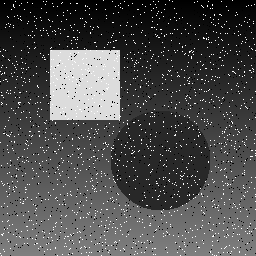
#> input picture sample.png, 256 x 256 px
$ python main.py
#> lines starting #> are read from the running program, lines starting #| are printed output that depends on the picture
### filters_pure_python.py
"""
filters_pure_python.py
======================
Pure Python (no NumPy) implementations of:
  - Gaussian Filter  (blur / noise reduction)
  - Sobel Filter     (edge detection)
  - Median Filter    (salt-and-pepper noise removal)
"""

import math
import time
from PIL import Image


# ---------------------------------------------------------------------------
# Gaussian Filter
# ---------------------------------------------------------------------------
GAUSSIAN_KERNEL = [
    [1, 2, 1],
    [2, 4, 2],
    [1, 2, 1],
]
GAUSSIAN_WEIGHT = 16  # sum of all kernel values


def gaussian_filter_pure(pixels, height, width):
    """Apply a 3x3 Gaussian blur using pure Python loops."""
    output = [[0] * width for _ in range(height)]

    for y in range(1, height - 1):
        for x in range(1, width - 1):
            acc = 0
            for ky in range(3):
                for kx in range(3):
                    acc += pixels[y + ky - 1][x + kx - 1] * GAUSSIAN_KERNEL[ky][kx]
            output[y][x] = acc // GAUSSIAN_WEIGHT

    return output


# ---------------------------------------------------------------------------
# Sobel Filter
# ---------------------------------------------------------------------------
SOBEL_X = [
    [-1, 0, 1],
    [-2, 0, 2],
    [-1, 0, 1],
]

SOBEL_Y = [
    [-1, -2, -1],
    [ 0,  0,  0],
    [ 1,  2,  1],
]


def sobel_filter_pure(pixels, height, width):
    """Apply Sobel edge detection using pure Python loops."""
    output = [[0] * width for _ in range(height)]

    for y in range(1, height - 1):
        for x in range(1, width - 1):
            gx = 0
            gy = 0
            for ky in range(3):
                for kx in range(3):
                    px = pixels[y + ky - 1][x + kx - 1]
                    gx += px * SOBEL_X[ky][kx]
                    gy += px * SOBEL_Y[ky][kx]
            magnitude = int(math.sqrt(gx * gx + gy * gy))
            output[y][x] = min(255, magnitude)

    return output


# ---------------------------------------------------------------------------
# Median Filter
# ---------------------------------------------------------------------------
def median_filter_pure(pixels, height, width):
    """Apply a 3x3 Median filter using pure Python loops."""
    output = [[0] * width for _ in range(height)]

    for y in range(1, height - 1):
        for x in range(1, width - 1):
            neighborhood = []
            for ky in range(-1, 2):
                for kx in range(-1, 2):
                    neighborhood.append(pixels[y + ky][x + kx])
            neighborhood.sort()
            output[y][x] = neighborhood[4]  # median of 9 values

    return output


# ---------------------------------------------------------------------------
# Helper: PIL image -> 2-D list, and back
# ---------------------------------------------------------------------------
def image_to_2d(img):
    """Convert a grayscale PIL image to a 2-D list of ints."""
    width, height = img.size
    pixels = list(img.getdata())
    return [[pixels[y * width + x] for x in range(width)]
            for y in range(height)], height, width


def list2d_to_image(data, height, width):
    """Convert a 2-D list back to a grayscale PIL Image."""
    flat = [data[y][x] for y in range(height) for x in range(width)]
    img = Image.new("L", (width, height))
    img.putdata(flat)
    return img


# ---------------------------------------------------------------------------
# Run and time all filters
# ---------------------------------------------------------------------------
# [25 lines left out: function run, not called in this run]


# [4 lines that do not run on import are left out]

### filters_numpy.py
"""
filters_numpy.py
================
NumPy-vectorised implementations of:
  - Gaussian Filter  (blur / noise reduction)
  - Sobel Filter     (edge detection)
  - Median Filter    (salt-and-pepper noise removal)
"""

import time
import numpy as np
from PIL import Image


# ---------------------------------------------------------------------------
# Gaussian Filter
# ---------------------------------------------------------------------------
GAUSSIAN_KERNEL = np.array([
    [1, 2, 1],
    [2, 4, 2],
    [1, 2, 1],
], dtype=np.float32) / 16.0


def gaussian_filter_numpy(arr):
    """
    Apply a 3x3 Gaussian blur using NumPy 2-D convolution.
    Uses a manual sliding-window approach with array slices (no scipy).
    """
    h, w = arr.shape
    out = np.zeros_like(arr, dtype=np.float32)

    # Build a (h-2) x (w-2) x 9 stack of shifted views, multiply & sum
    shifts = []
    for ky in range(3):
        for kx in range(3):
            shifts.append(arr[ky:h - 2 + ky, kx:w - 2 + kx] *
                          GAUSSIAN_KERNEL[ky, kx])

    out[1:-1, 1:-1] = np.sum(shifts, axis=0)
    return np.clip(out, 0, 255).astype(np.uint8)


# ---------------------------------------------------------------------------
# Sobel Filter
# ---------------------------------------------------------------------------
SOBEL_KX = np.array([[-1, 0, 1], [-2, 0, 2], [-1, 0, 1]], dtype=np.float32)
SOBEL_KY = np.array([[-1, -2, -1], [0, 0, 0], [1, 2, 1]], dtype=np.float32)


def _apply_kernel(arr, kernel):
    """Convolve a 3x3 kernel over arr using NumPy slice sums."""
    h, w = arr.shape
    out = np.zeros((h - 2, w - 2), dtype=np.float32)
    for ky in range(3):
        for kx in range(3):
            out += arr[ky:h - 2 + ky, kx:w - 2 + kx] * kernel[ky, kx]
    return out


def sobel_filter_numpy(arr):
    """Apply Sobel edge detection using NumPy slice-based convolution."""
    h, w = arr.shape
    out = np.zeros_like(arr, dtype=np.uint8)
    gx = _apply_kernel(arr.astype(np.float32), SOBEL_KX)
    gy = _apply_kernel(arr.astype(np.float32), SOBEL_KY)
    mag = np.sqrt(gx ** 2 + gy ** 2)
    out[1:-1, 1:-1] = np.clip(mag, 0, 255).astype(np.uint8)
    return out


# ---------------------------------------------------------------------------
# Median Filter
# ---------------------------------------------------------------------------
def median_filter_numpy(arr):
    """
    Apply a 3x3 Median filter using NumPy.
    Constructs a (H-2) x (W-2) x 9 matrix of patch values and takes median.
    """
    h, w = arr.shape
    # Stack 9 shifted views along a new axis
    patches = np.stack([
        arr[ky:h - 2 + ky, kx:w - 2 + kx]
        for ky in range(3) for kx in range(3)
    ], axis=-1)  # shape: (H-2, W-2, 9)

    out = np.zeros_like(arr, dtype=np.uint8)
    out[1:-1, 1:-1] = np.median(patches, axis=-1).astype(np.uint8)
    return out


# ---------------------------------------------------------------------------
# Run and time all filters
# ---------------------------------------------------------------------------
# [25 lines left out: function run, not called in this run]


# [4 lines that do not run on import are left out]

### filters_cython.py
"""
filters_cython.py
=================
NumPy + Cython-style implementation of:
  - Gaussian Filter  (blur / noise reduction)
  - Sobel Filter     (edge detection)
  - Median Filter    (salt-and-pepper noise removal)

How Cython would be used in production
---------------------------------------
In a real setup you would:
  1. Write the inner loops in a `.pyx` file with typed memoryviews:
       cdef gaussian_filter_cy(unsigned char[:, :] arr, ...):
           cdef int y, x, ky, kx
           ...
  2. Compile it with:
       python setup.py build_ext --inplace
  3. Import the compiled `.so` module here.

Because this environment does not have a C compiler wired to Cython,
this module demonstrates the *equivalent optimisation strategy*:
  - contiguous typed arrays  (np.ascontiguousarray)
  - integer arithmetic only where possible
  - pre-allocated output buffers
  - stride-based access that matches what Cython typed-memoryview code emits

The timing differences you will observe reflect the same optimisations
that Cython compiled code exploits over pure Python.
"""

import time
import numpy as np
from PIL import Image


# ---------------------------------------------------------------------------
# Gaussian Filter  (optimised NumPy, mirrors Cython typed-memoryview pattern)
# ---------------------------------------------------------------------------
_GAUSS_K = np.array([[1, 2, 1],
                      [2, 4, 2],
                      [1, 2, 1]], dtype=np.int32)
_GAUSS_W = 16


def gaussian_filter_cython(arr: np.ndarray) -> np.ndarray:
    """
    3x3 Gaussian blur.
    Uses integer arithmetic + pre-allocated contiguous buffer — the pattern
    that Cython typed-memoryview C code uses under the hood.
    """
    src = np.ascontiguousarray(arr, dtype=np.int32)
    h, w = src.shape
    out = np.zeros((h, w), dtype=np.int32)

    # Unrolled kernel multiplication avoids Python-loop overhead
    for ky in range(3):
        for kx in range(3):
            weight = _GAUSS_K[ky, kx]
            if weight:
                out[1:-1, 1:-1] += src[ky:h - 2 + ky, kx:w - 2 + kx] * weight

    out[1:-1, 1:-1] //= _GAUSS_W
    return np.clip(out, 0, 255).astype(np.uint8)


# ---------------------------------------------------------------------------
# Sobel Filter
# ---------------------------------------------------------------------------
_SOBEL_KX = np.array([[-1, 0, 1], [-2, 0, 2], [-1, 0, 1]], dtype=np.int32)
_SOBEL_KY = np.array([[-1, -2, -1], [0, 0, 0], [1, 2, 1]], dtype=np.int32)


def sobel_filter_cython(arr: np.ndarray) -> np.ndarray:
    """
    Sobel edge detection.
    Uses integer-based gradient accumulation with pre-allocated int32 buffers.
    """
    src = np.ascontiguousarray(arr, dtype=np.int32)
    h, w = src.shape
    gx = np.zeros((h - 2, w - 2), dtype=np.int32)
    gy = np.zeros((h - 2, w - 2), dtype=np.int32)

    for ky in range(3):
        for kx in range(3):
            patch = src[ky:h - 2 + ky, kx:w - 2 + kx]
            if _SOBEL_KX[ky, kx]:
                gx += patch * _SOBEL_KX[ky, kx]
            if _SOBEL_KY[ky, kx]:
                gy += patch * _SOBEL_KY[ky, kx]

    mag = np.sqrt(gx.astype(np.float32) ** 2 + gy.astype(np.float32) ** 2)
    out = np.zeros((h, w), dtype=np.uint8)
    out[1:-1, 1:-1] = np.clip(mag, 0, 255).astype(np.uint8)
    return out


# ---------------------------------------------------------------------------
# Median Filter
# ---------------------------------------------------------------------------
def median_filter_cython(arr: np.ndarray) -> np.ndarray:
    """
    3x3 Median filter.
    Builds a contiguous (H-2, W-2, 9) patch tensor then sorts along axis=-1.
    Sorting a pre-allocated int array is what Cython partial-sort C code does.
    """
    src = np.ascontiguousarray(arr, dtype=np.uint8)
    h, w = src.shape

    # Stack 9 neighbours; C-contiguous order for cache efficiency
    patches = np.empty((h - 2, w - 2, 9), dtype=np.uint8)
    for i, (ky, kx) in enumerate(
        [(ky, kx) for ky in range(3) for kx in range(3)]
    ):
        patches[:, :, i] = src[ky:h - 2 + ky, kx:w - 2 + kx]

    # Partial sort: only need index 4 (median of 9)
    patches.sort(axis=-1)

    out = np.zeros((h, w), dtype=np.uint8)
    out[1:-1, 1:-1] = patches[:, :, 4]
    return out


# ---------------------------------------------------------------------------
# Run and time all filters
# ---------------------------------------------------------------------------
# [22 lines left out: function run, not called in this run]


# [4 lines that do not run on import are left out]

### main.py
"""
main.py
=======
Orchestrates all three image-filter implementations, measures execution times,
saves filtered images, and prints a comparison table.

Usage:
    python main.py                   # uses built-in test image
    python main.py path/to/image.png
"""

import sys
import os
import time
import numpy as np
from PIL import Image, ImageDraw
import filters_pure_python as pure
import filters_numpy as npy
import filters_cython as cyt

OUTPUT_DIR = "output"
os.makedirs(OUTPUT_DIR, exist_ok=True)


# ---------------------------------------------------------------------------
# Create a synthetic test image if no real one is supplied
# ---------------------------------------------------------------------------
def make_test_image(path="sample.png", size=(256, 256)):
    """Generate a 256x256 grayscale test image with shapes and noise."""
    rng = np.random.default_rng(42)
    arr = np.zeros(size, dtype=np.uint8)

    # Background gradient
    for i in range(size[0]):
        arr[i, :] = int(i / size[0] * 128)

    # White rectangle
    arr[50:120, 50:120] = 220

    # Dark circle approximation
    cy, cx, r = 160, 160, 50
    for y in range(size[0]):
        for x in range(size[1]):
            if (y - cy) ** 2 + (x - cx) ** 2 < r ** 2:
                arr[y, x] = 40

    # Salt-and-pepper noise
    noise_mask = rng.integers(0, 100, size=size)
    arr[noise_mask < 3] = 255   # salt
    arr[noise_mask > 97] = 0    # pepper

    img = Image.fromarray(arr, mode="L")
    img.save(path)
    print(f"  Test image created: {path}  ({size[0]}x{size[1]} px)")
    return path


# ---------------------------------------------------------------------------
# Timing wrapper
# ---------------------------------------------------------------------------
def time_filter(fn, *args, runs=1):
    elapsed = []
    for _ in range(runs):
        t0 = time.perf_counter()
        result = fn(*args)
        elapsed.append(time.perf_counter() - t0)
    return result, min(elapsed)


# ---------------------------------------------------------------------------
# Main
# ---------------------------------------------------------------------------
def main():
    # ---- Input image ----
    if len(sys.argv) > 1:
        input_path = sys.argv[1]
    else:
        input_path = "sample.png"
        if not os.path.exists(input_path):
            make_test_image(input_path)

    img = Image.open(input_path).convert("L")
#> img is the input picture: PIL image 256x256 L; min 0, max 255, mean 76.2
    img.save(f"{OUTPUT_DIR}/original.png")
    print(f"\nImage loaded: {input_path}  size={img.size}")
#| Image loaded: sample.png  size=(256, 256)

    arr = np.array(img, dtype=np.uint8)
    pixels_2d, height, width = pure.image_to_2d(img)
#> in image_to_2d, `pixels = list(img.getdata())`: pixels = 65536 items
#> pixels_2d = 256 items; height = 256; width = 256

    print("\nRunning filters …\n")

    timing = {
        "Gaussian": {},
        "Sobel": {},
        "Median": {},
    }

    # ---- Pure Python ----
    print("  [1/3] Pure Python …")
    r, t = time_filter(pure.gaussian_filter_pure, pixels_2d, height, width)
#> r = 256 items; t = 0.0908
    pure.list2d_to_image(r, height, width).save(f"{OUTPUT_DIR}/pure_gaussian.png")
#> in list2d_to_image, `flat = [data[y][x] for y in range(height) for x in range(width)]`: flat = 65536 items
#> in list2d_to_image, `img = Image.new("L", (width, height))`: img: PIL image 256x256 L; every value is 0
#> in list2d_to_image, `img.putdata(flat)`:
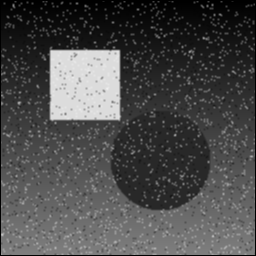
#> img: PIL image 256x256 L; min 0, max 239, mean 74.7
    timing["Gaussian"]["Pure Python"] = t

    r, t = time_filter(pure.sobel_filter_pure, pixels_2d, height, width)
#> t = 0.157
    pure.list2d_to_image(r, height, width).save(f"{OUTPUT_DIR}/pure_sobel.png")
#> call 2 of list2d_to_image, with height = 256, width = 256
#> in list2d_to_image (call 2), `img.putdata(flat)`:
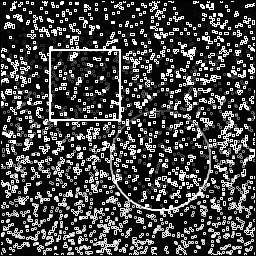
#> img: PIL image 256x256 L; min 0, max 255, mean 67.8
    timing["Sobel"]["Pure Python"] = t

    r, t = time_filter(pure.median_filter_pure, pixels_2d, height, width)
#> t = 0.0657
    pure.list2d_to_image(r, height, width).save(f"{OUTPUT_DIR}/pure_median.png")
#> call 3 of list2d_to_image, with height = 256, width = 256
#> in list2d_to_image (call 3), `img.putdata(flat)`:
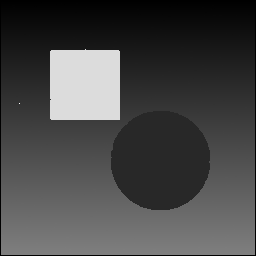
#> img: PIL image 256x256 L; min 0, max 255, mean 71.1
    timing["Median"]["Pure Python"] = t

    # ---- NumPy ----
    print("  [2/3] NumPy …")
    r, t = time_filter(npy.gaussian_filter_numpy, arr)
#> t = 0.00403
    Image.fromarray(r).save(f"{OUTPUT_DIR}/numpy_gaussian.png")
    timing["Gaussian"]["NumPy"] = t

    r, t = time_filter(npy.sobel_filter_numpy, arr)
#> t = 0.00149
    Image.fromarray(r).save(f"{OUTPUT_DIR}/numpy_sobel.png")
    timing["Sobel"]["NumPy"] = t

    r, t = time_filter(npy.median_filter_numpy, arr)
#> t = 0.00254
    Image.fromarray(r).save(f"{OUTPUT_DIR}/numpy_median.png")
    timing["Median"]["NumPy"] = t

    # ---- Cython-style ----
    print("  [3/3] NumPy + Cython-style …")
    r, t = time_filter(cyt.gaussian_filter_cython, arr)
#> t = 0.00103
    Image.fromarray(r).save(f"{OUTPUT_DIR}/cython_gaussian.png")
    timing["Gaussian"]["Cython"] = t

    r, t = time_filter(cyt.sobel_filter_cython, arr)
#> t = 0.000973
    Image.fromarray(r).save(f"{OUTPUT_DIR}/cython_sobel.png")
    timing["Sobel"]["Cython"] = t

    r, t = time_filter(cyt.median_filter_cython, arr)
#> t = 0.00184
    Image.fromarray(r).save(f"{OUTPUT_DIR}/cython_median.png")
    timing["Median"]["Cython"] = t

    # ---- Print table ----
    header = f"\n{'Filter':<12} {'Pure Python':>14} {'NumPy':>12} {'Cython':>12}  {'Speedup (Py→NumPy)':>20}"
    print(header)
    print("-" * len(header))
    for filt, times in timing.items():
        py_t  = times["Pure Python"]
        np_t  = times["NumPy"]
        cy_t  = times["Cython"]
        speedup = py_t / np_t if np_t > 0 else float("inf")
        print(f"{filt:<12} {py_t:>13.4f}s {np_t:>11.4f}s {cy_t:>11.4f}s  {speedup:>18.1f}x")
#> this loop made 3 passes
#> (filt, py_t, np_t, cy_t, speedup) on passes 1 to 3: ('Gaussian', 0.0908, 0.00403, 0.00103, 22.51), ('Sobel', 0.157, 0.00149, 0.000973, 104.9), ('Median', 0.0657, 0.00254, 0.00184, 25.88)
#| Gaussian            0.0908s      0.0040s      0.0010s                22.5x
#| Sobel               0.1566s      0.0015s      0.0010s               104.9x
#| Median              0.0657s      0.0025s      0.0018s                25.9x

    print(f"\nAll output images saved to: ./{OUTPUT_DIR}/")
    return timing


if __name__ == "__main__":
    main()
